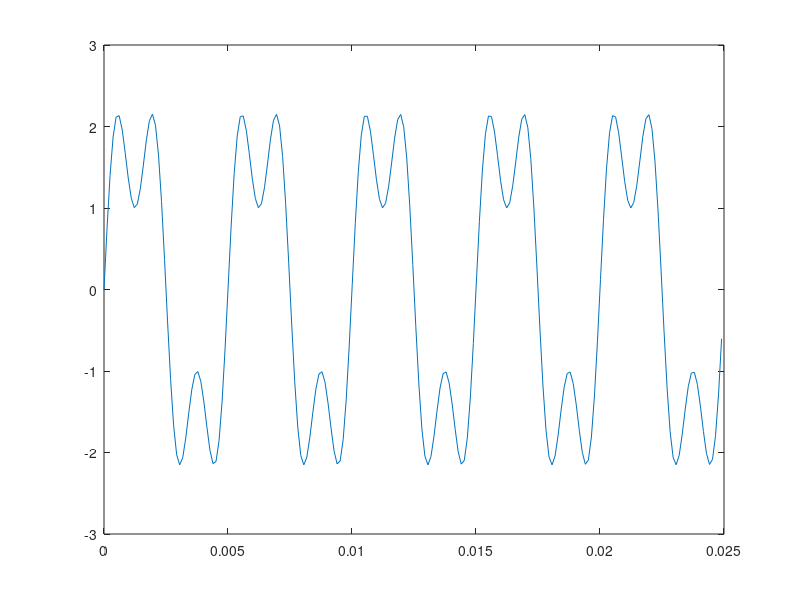
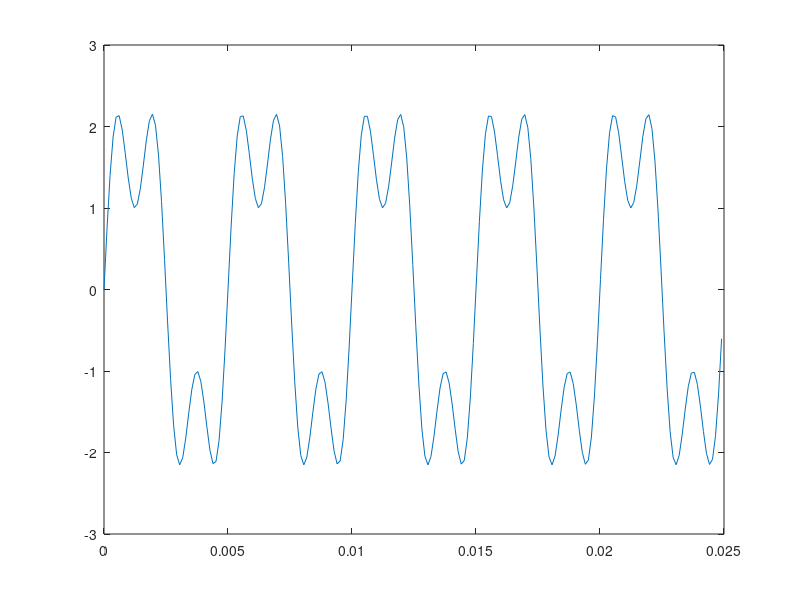

These figures' MATLAB source, in order:
clear variables;
clc;
close all;

fs=8192;
L=8192;
t=(0:L-1)/fs;

y1=2*sin(2*pi*200*t);
y2=sin(2*pi*600*t);
y=y1+y2;


plot(t(t<=0.025),y(t<=0.025));

n=2^nextpow2(L);
s1=fft(y,n);
s2=ifft(s1,n);

figure;
plot(t(t<=0.025),s2(t<=0.025))
